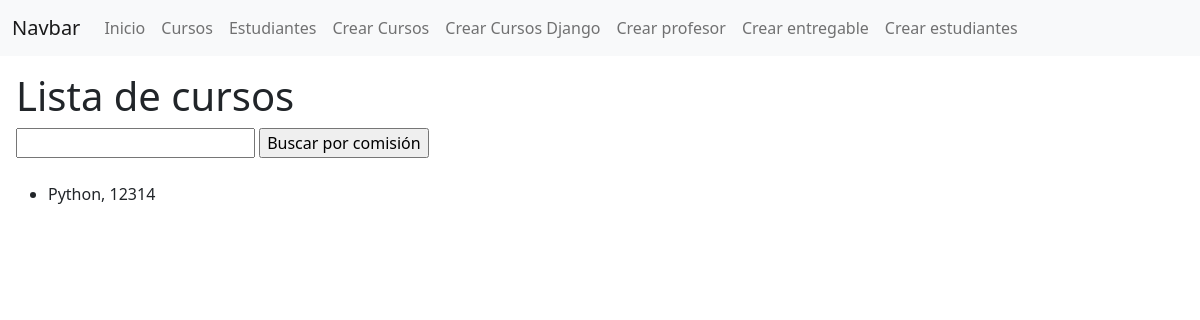
The app's page /plataforma/listarcursos/, older data.
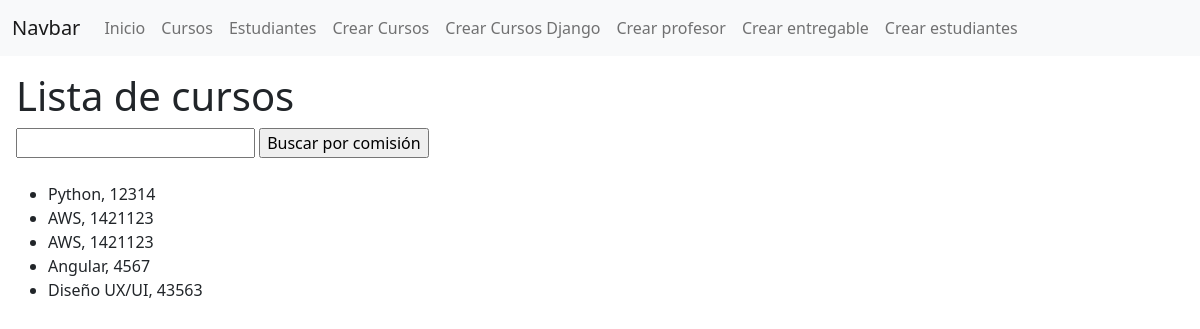
The same page, newer data.
### control_estudios/models.py (models this page shows, shortened)
class Curso(models.Model):
    nombre = models.CharField(max_length=50)
    comision = models.IntegerField()

### control_estudios/views.py (the view)
# urls.py: path("listarcursos/", listar_cursos, name='cursos'),
def listar_cursos(request):
    contexto = {
        "cursos": Curso.objects.all(),
    }
    http_response = render(
        request=request,
        template_name="control_estudios/listar_cursos.html",
        context=contexto,
    )
    return http_response

### control_estudios/templates/control_estudios/listar_cursos.html (shortened to what this page needs)
{% extends 'control_estudios/base.html' %}
{%block contenido %}
    <section class="m-3">
        <div>
            <h1>Lista de cursos</h1>
            <form action="{% url 'buscar_cursos' %}" method="post">
                <input type='text' name="busqueda">
                <input type="submit" value="Buscar por comisión">
            </form>
            <br>
            <ul>
                {% for curso in cursos %}
                    <li>{{curso.nombre}}, {{curso.comision}}</li>
                {% endfor %}
{%endblock contenido %}

### control_estudios/templates/control_estudios/base.html (shortened to what this page needs)
<!DOCTYPE html>
{% load static%}
<html lang="en">
  <head>
    <link
      href="https://cdn.jsdelivr.net/npm/bootstrap@5.0.2/dist/css/bootstrap.min.css"
      rel="stylesheet"
    />
  </head>
  <body>
    <nav class="navbar navbar-expand-lg navbar-light bg-light">
      <div class="container-fluid">
        <a class="navbar-brand" href="#">Navbar</a>
        <div class="collapse navbar-collapse" id="navbarSupportedContent">
          <ul class="navbar-nav me-auto mb-2 mb-lg-0">
            <li class="nav-item">
              <a class="nav-link" href="{% url 'inicio' %}" >Inicio</a>
            </li>
            <li class="nav-item">
              <a class="nav-link" href="{% url 'cursos' %}">Cursos</a>
            </li>
            <li class="nav-item">
              <a class="nav-link" href="{% url 'estudiantes' %}">Estudiantes</a>
            </li>
            <li class="nav-item">
              <a class="nav-link" href="{% url 'crear_cursos_1' %}">Crear Cursos</a>
            </li>
            <li class="nav-item">
              <a class="nav-link" href="{% url 'crear_cursos_2' %}">Crear Cursos Django</a>
            </li>
            <li class="nav-item">
              <a class="nav-link" href="{% url 'crear_profesor' %}">Crear profesor</a>
            </li>
            <li class="nav-item">
              <a class="nav-link" href="{% url 'crear_entregable' %}">Crear entregable</a>
            </li>
            <li class="nav-item">
              <a class="nav-link" href="{% url 'crear_estudiante' %}">Crear estudiantes</a>
            </li>
          </ul>
        </div>
      </div>
    </nav>
    <section>{% block contenido %} {% endblock %}</section>
  </body>
</html>

Row changes from the older to the newer data that the page shows:
added Curso: nombre "AWS", comision "1421123"
added Curso: nombre "AWS", comision "1421123"
added Curso: nombre "Angular", comision "4567"
added Curso: nombre "Diseño UX/UI", comision "43563"
